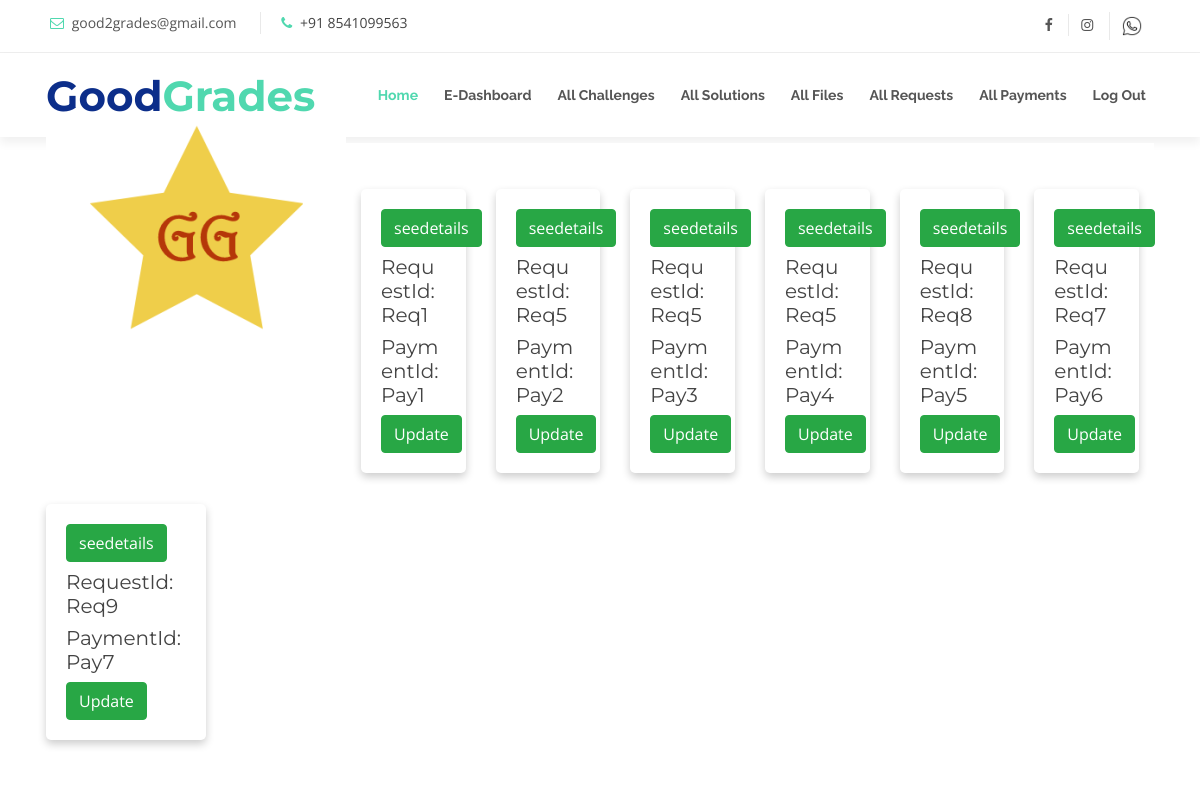
The app's page /halloffame/challenges/gg/payments/ (signed in) with its own data.
### halls/models.py (models this page shows, shortened)
class Payment(models.Model):
    payment_details = models.TextField()
    payment_file = models.FileField(upload_to='files/payments',blank='True', validators=[validate_file_extension])
    request = models.ForeignKey(Request,on_delete=models.SET_NULL,null=True)

class Request(models.Model):
    tutorName = models.CharField(max_length = 255)
    HowToSolve = models.TextField()
    tutorId = models.IntegerField()
    tutorNumber = models.CharField(verbose_name="phone number", max_length=10)
    challenge = models.ForeignKey(Challenge, on_delete=models.SET_NULL, null=True)
    submitted = models.BooleanField(default = False)
    confirmed = models.BooleanField(default=False)
    completed = models.BooleanField(default=False)
    payment_completed = models.BooleanField(default=False)

### halls/views.py (the view)
# urls.py: path('halloffame/challenges/gg/payments/',views.allpayments, name='allpayments'),
@login_required
@employee_required
def allpayments(request):
    payments = Payment.objects
    return render(request,'halls/allpayments.html',{'payments':payments})

### halls/templates/halls/allpayments.html (shortened to what this page needs)
{%extends 'halls/base.html'%}
{% block content %}
<div class = "container">
  <section id="portfolio" class="wow fadeInUp">
    <div class="row">
    {% for p in payments.all %}
       <div class="col-lg-2 col-sm-3 mb-2" style="margin-top: 2%">
           <div class="card shadow border-0 h-100">
               <div class="card-body">
             <a href="{% url 'detail_payment' p.id%}" class="btn btn-success">seedetails</a>
               <h5 class="my-2">RequestId:Req{{p.request.id}}</h5>
               <h5 class="my-2">PaymentId:Pay{{p.id}}</h5>
               <a href="{% url 'update_payment' p.id %}" class ='btn btn-success' ">Update</a>
             </div>
         </div>
     </div>
  {% if forloop.counter|divisibleby:6 %}
  </div>
  <div class="row">
  {% endif %}
  {% endfor %}
  </div>
  </section>
  </div>
{% endblock %}

### static/halls/css/style.css (style rules this page uses)
body { background: #fff; color: #444; font-family: "Open Sans", sans-serif; }
a { color: #50d8af; transition: 0.5s; }
h1, h2, h3, h4, h5, h6 { font-family: "Montserrat", sans-serif; font-weight: 400; margin: 0 0 20px 0; padding: 0; }
#portfolio { background: #fff; padding: 30px 0; }

### halls/templates/halls/allpayments.html (style rules this page uses)
.card { box-shadow: 0 4px 8px 0 rgba(0,0,0,0.2); transition: 0.3s; border-radius: 5px; }
.container { padding: 2px 16px; }

### records on screen
Payment: request.id "1", id "1"
Payment: request.id "5", id "2"
Payment: request.id "5", id "3"
Payment: request.id "5", id "4"
Payment: request.id "8", id "5"
Payment: request.id "7", id "6"
Payment: request.id "9", id "7"
